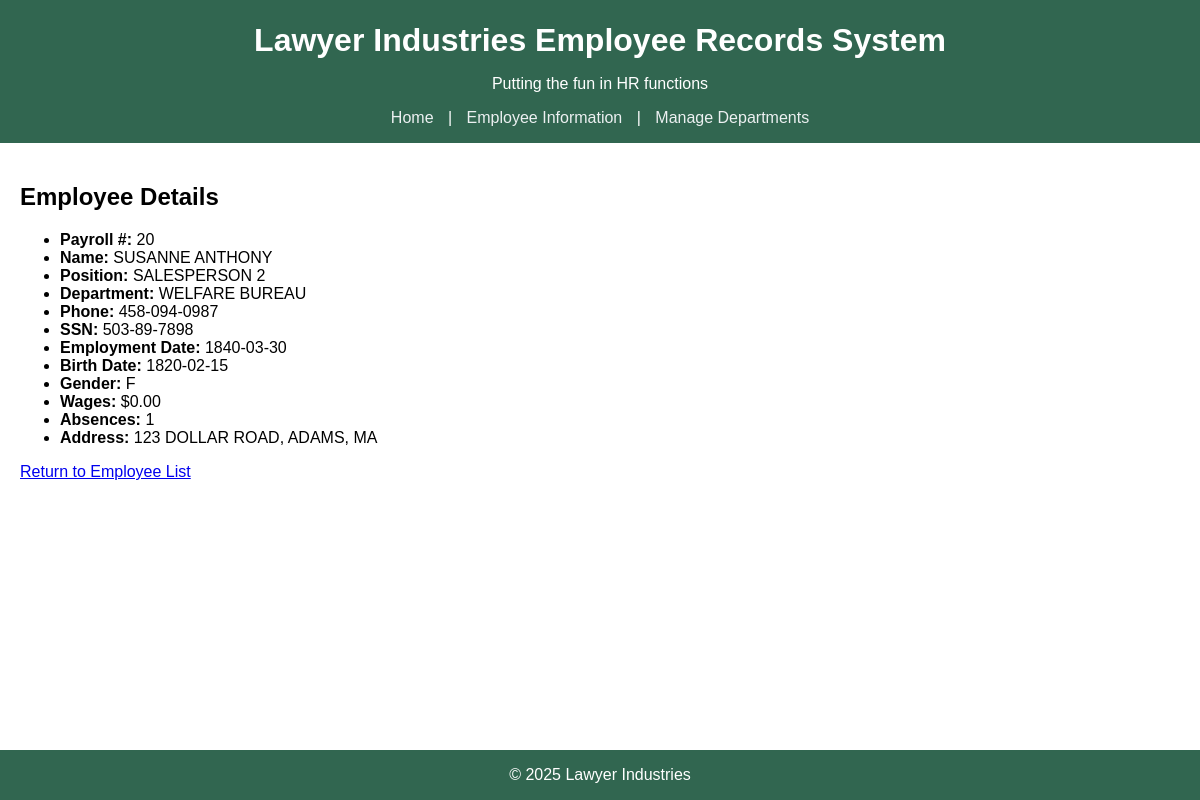
The page /index.php?action=view_employee&id=20 on the database its author committed.
### tables this page shows
CREATE TABLE employee (
  payroll_number		SMALLINT(5) NOT NULL,
  last_name			VARCHAR(30) NOT NULL,
  first_name			VARCHAR(20) NOT NULL,
  absences			SMALLINT(5) NULL,
  wages				DOUBLE(8, 2) NULL,
  street			VARCHAR(35) NULL,
  city				VARCHAR(20) NULL,
  state				CHAR(2) DEFAULT 'SC',
  phone				CHAR(13) NULL,
  social_security_number 	CHAR(11) NOT NULL UNIQUE,
  employment_date		DATE NULL,
  birth_date			DATE NULL,
  current_position		CHAR(20) NULL,
  fk_department			CHAR(4) NULL,
  gender			ENUM('M','F') DEFAULT 'M',
  PRIMARY KEY (payroll_number),
  FOREIGN KEY (fk_department) REFERENCES department (department)
);

CREATE TABLE department (
  department			CHAR(4) NOT NULL,
  department_name		VARCHAR(20) NOT NULL,
  dept_acct_num			INT(10) NOT NULL,
  PRIMARY KEY (department)
);

### model/employee.php (called while the page is built, shortened)
<?php
require_once 'db.php';
function get_employee_by_id($id) {
    global $db;
    $query = "
        SELECT e.*, d.department_name
        FROM employee e
        LEFT JOIN department d ON e.fk_department = d.department
        WHERE e.payroll_number = :id
    ";
    $stmt = $db->prepare($query);
    $stmt->execute([':id' => $id]);
    return $stmt->fetch(PDO::FETCH_ASSOC);
}

### view/employee-details.php (the view)
<h2>Employee Details</h2>
<?php if (!$employee): ?>
    <p style="color: red;">Employee not found.</p>
<?php else: ?>
    <ul>
        <li><strong>Payroll #:</strong> <?= htmlspecialchars($employee['payroll_number']) ?></li>
        <li><strong>Name:</strong> <?= htmlspecialchars($employee['first_name'] . ' ' . $employee['last_name']) ?></li>
        <li><strong>Position:</strong> <?= htmlspecialchars($employee['current_position']) ?></li>
        <li><strong>Department:</strong> <?= htmlspecialchars($employee['department_name']) ?></li>
        <li><strong>Phone:</strong> <?= htmlspecialchars($employee['phone']) ?></li>
        <li><strong>SSN:</strong> <?= htmlspecialchars($employee['social_security_number']) ?></li>
        <li><strong>Employment Date:</strong> <?= htmlspecialchars($employee['employment_date']) ?></li>
        <li><strong>Birth Date:</strong> <?= htmlspecialchars($employee['birth_date']) ?></li>
        <li><strong>Gender:</strong> <?= htmlspecialchars($employee['gender']) ?></li>
        <li><strong>Wages:</strong> $<?= number_format($employee['wages'], 2) ?></li>
        <li><strong>Absences:</strong> <?= htmlspecialchars($employee['absences']) ?></li>
        <li><strong>Address:</strong>
            <?= htmlspecialchars($employee['street']) ?>,
            <?= htmlspecialchars($employee['city']) ?>,
            <?= htmlspecialchars($employee['state']) ?>
        </li>
    </ul>
    <p><a href="index.php?action=employees">Return to Employee List</a></p>
<?php endif; ?>

### css/style.css (style rules this page uses)
body { font-family: Arial, sans-serif; background: white; margin: 0; padding: 0; }

### rows shown on the page
employee: payroll_number "20", first_name+last_name "SUSANNE ANTHONY", current_position "SALESPERSON 2", fk_department.department_name "WELFARE BUREAU", phone "458-094-0987", social_security_number "503-89-7898", employment_date "1840-03-30", birth_date "1820-02-15", gender "F", wages "0.00", absences "1", street "123 DOLLAR ROAD", city "ADAMS", state "MA"
